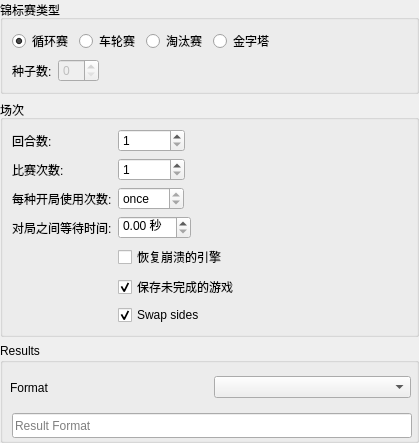
<?xml version="1.0" encoding="UTF-8"?>
<ui version="4.0">
 <class>TournamentSettingsWidget</class>
 <widget class="QWidget" name="TournamentSettingsWidget">
  <property name="geometry">
   <rect>
    <x>0</x>
    <y>0</y>
    <width>419</width>
    <height>436</height>
   </rect>
  </property>
  <property name="windowTitle">
   <string>Form</string>
  </property>
  <layout class="QVBoxLayout" name="verticalLayout">
   <property name="leftMargin">
    <number>0</number>
   </property>
   <property name="topMargin">
    <number>0</number>
   </property>
   <property name="rightMargin">
    <number>0</number>
   </property>
   <property name="bottomMargin">
    <number>0</number>
   </property>
   <item>
    <widget class="QGroupBox" name="groupBox">
     <property name="title">
      <string>锦标赛类型</string>
     </property>
     <layout class="QVBoxLayout" name="verticalLayout_2">
      <item>
       <layout class="QHBoxLayout" name="horizontalLayout_2">
        <item>
         <widget class="QRadioButton" name="m_roundRobinRadio">
          <property name="toolTip">
           <string>Round-robin tournament</string>
          </property>
          <property name="text">
           <string>循环赛</string>
          </property>
          <property name="checked">
           <bool>true</bool>
          </property>
          <attribute name="buttonGroup">
           <string notr="true">m_tournamentTypeGroup</string>
          </attribute>
         </widget>
        </item>
        <item>
         <widget class="QRadioButton" name="m_gauntletRadio">
          <property name="toolTip">
           <string>First engine (or group of seeded engines) plays against the rest</string>
          </property>
          <property name="text">
           <string>车轮赛</string>
          </property>
          <attribute name="buttonGroup">
           <string notr="true">m_tournamentTypeGroup</string>
          </attribute>
         </widget>
        </item>
        <item>
         <widget class="QRadioButton" name="m_knockoutRadio">
          <property name="toolTip">
           <string>Single-elimination tournament</string>
          </property>
          <property name="text">
           <string>淘汰赛</string>
          </property>
          <attribute name="buttonGroup">
           <string notr="true">m_tournamentTypeGroup</string>
          </attribute>
         </widget>
        </item>
        <item>
         <widget class="QRadioButton" name="m_pyramidRadio">
          <property name="toolTip">
           <string>每个引擎与它所有的前任进行比赛。</string>
          </property>
          <property name="text">
           <string>金字塔</string>
          </property>
          <attribute name="buttonGroup">
           <string notr="true">m_tournamentTypeGroup</string>
          </attribute>
         </widget>
        </item>
        <item>
         <spacer name="horizontalSpacer">
          <property name="orientation">
           <enum>Qt::Horizontal</enum>
          </property>
          <property name="sizeHint" stdset="0">
           <size>
            <width>40</width>
            <height>20</height>
           </size>
          </property>
         </spacer>
        </item>
       </layout>
      </item>
      <item>
       <layout class="QFormLayout" name="formLayout_2">
        <property name="fieldGrowthPolicy">
         <enum>QFormLayout::ExpandingFieldsGrow</enum>
        </property>
        <item row="0" column="1">
         <widget class="QSpinBox" name="m_seedsSpin">
          <property name="enabled">
           <bool>false</bool>
          </property>
          <property name="toolTip">
           <string>At most this many players from the top of the players list will be seeded in the tournament.</string>
          </property>
         </widget>
        </item>
        <item row="0" column="0">
         <widget class="QLabel" name="label_4">
          <property name="text">
           <string>种子数:</string>
          </property>
          <property name="buddy">
           <cstring>m_seedsSpin</cstring>
          </property>
         </widget>
        </item>
       </layout>
      </item>
     </layout>
    </widget>
   </item>
   <item>
    <widget class="QGroupBox" name="groupBox_2">
     <property name="title">
      <string>场次</string>
     </property>
     <layout class="QFormLayout" name="formLayout">
      <property name="fieldGrowthPolicy">
       <enum>QFormLayout::ExpandingFieldsGrow</enum>
      </property>
      <item row="0" column="0">
       <widget class="QLabel" name="label_2">
        <property name="text">
         <string>回合数:</string>
        </property>
        <property name="buddy">
         <cstring>m_roundsSpin</cstring>
        </property>
       </widget>
      </item>
      <item row="0" column="1">
       <widget class="QSpinBox" name="m_roundsSpin">
        <property name="minimum">
         <number>1</number>
        </property>
        <property name="maximum">
         <number>999999</number>
        </property>
       </widget>
      </item>
      <item row="1" column="0">
       <widget class="QLabel" name="label">
        <property name="text">
         <string>比赛次数:</string>
        </property>
        <property name="buddy">
         <cstring>m_gamesPerEncounterSpin</cstring>
        </property>
       </widget>
      </item>
      <item row="1" column="1">
       <widget class="QSpinBox" name="m_gamesPerEncounterSpin">
        <property name="minimum">
         <number>1</number>
        </property>
        <property name="maximum">
         <number>999999</number>
        </property>
       </widget>
      </item>
      <item row="2" column="0">
       <widget class="QLabel" name="label_5">
        <property name="text">
         <string>每种开局使用次数:</string>
        </property>
       </widget>
      </item>
      <item row="2" column="1">
       <widget class="GameRepetitionSpinBox" name="m_repeatSpin">
        <property name="toolTip">
         <string>Depends on &quot;games per encounter&quot;</string>
        </property>
        <property name="toolTipDuration">
         <number>-1</number>
        </property>
        <property name="specialValueText">
         <string>once</string>
        </property>
        <property name="suffix">
         <string> times</string>
        </property>
        <property name="minimum">
         <number>1</number>
        </property>
        <property name="maximum">
         <number>1</number>
        </property>
       </widget>
      </item>
      <item row="3" column="0">
       <widget class="QLabel" name="label_3">
        <property name="text">
         <string>对局之间等待时间:</string>
        </property>
        <property name="buddy">
         <cstring>m_waitSpin</cstring>
        </property>
       </widget>
      </item>
      <item row="3" column="1">
       <widget class="QDoubleSpinBox" name="m_waitSpin">
        <property name="suffix">
         <string> 秒</string>
        </property>
       </widget>
      </item>
      <item row="4" column="1">
       <widget class="QCheckBox" name="m_recoverCheck">
        <property name="toolTip">
         <string>如果启用，崩溃的引擎将被重启，锦标赛不会停止。</string>
        </property>
        <property name="text">
         <string>恢复崩溃的引擎</string>
        </property>
       </widget>
      </item>
      <item row="5" column="1">
       <widget class="QCheckBox" name="m_saveUnfinishedGamesCheck">
        <property name="text">
         <string>保存未完成的游戏</string>
        </property>
        <property name="checked">
         <bool>true</bool>
        </property>
       </widget>
      </item>
       <item row="6" column="1">
       <widget class="QCheckBox" name="m_swapCheck">
        <property name="toolTip">
         <string>Swap colors after each game within an encounter (default: true)</string>
        </property>
        <property name="text">
         <string>Swap sides</string>
        </property>
        <property name="checked">
         <bool>true</bool>
        </property>
       </widget>
      </item>
     </layout>
    </widget>
   </item>
    <item>
    <widget class="QGroupBox" name="groupBox_4">
     <property name="sizePolicy">
      <sizepolicy hsizetype="Preferred" vsizetype="Minimum">
       <horstretch>0</horstretch>
       <verstretch>0</verstretch>
      </sizepolicy>
     </property>
     <property name="minimumSize">
      <size>
       <width>0</width>
       <height>100</height>
      </size>
     </property>
     <property name="title">
      <string>Results</string>
     </property>
     <widget class="QWidget" name="horizontalLayoutWidget">
      <property name="geometry">
       <rect>
        <x>10</x>
        <y>29</y>
        <width>401</width>
        <height>31</height>
       </rect>
      </property>
      <layout class="QHBoxLayout" name="horizontalLayout_6">
       <property name="sizeConstraint">
        <enum>QLayout::SetDefaultConstraint</enum>
       </property>
       <item>
        <widget class="QLabel" name="m_resultFormatLabel">
         <property name="text">
          <string>Format</string>
         </property>
        </widget>
       </item>
       <item>
        <widget class="QComboBox" name="m_resultFormatCombo"/>
       </item>
      </layout>
     </widget>
     <widget class="QLineEdit" name="m_resultFormatEdit">
      <property name="geometry">
       <rect>
        <x>12</x>
        <y>70</y>
        <width>400</width>
        <height>25</height>
       </rect>
      </property>
      <property name="autoFillBackground">
       <bool>false</bool>
      </property>
      <property name="maxLength">
       <number>256</number>
      </property>
      <property name="placeholderText">
       <string>Result Format</string>
      </property>
      <property name="clearButtonEnabled">
       <bool>false</bool>
      </property>
     </widget>
    </widget>
   </item>
  </layout>
 </widget>
 <customwidgets>
  <customwidget>
   <class>GameRepetitionSpinBox</class>
   <extends>QSpinBox</extends>
   <header>src/gamerepetitionspinbox.h</header>
  </customwidget>
 </customwidgets>
 <resources/>
 <connections/>
 <buttongroups>
  <buttongroup name="m_tournamentTypeGroup"/>
 </buttongroups>
</ui>
